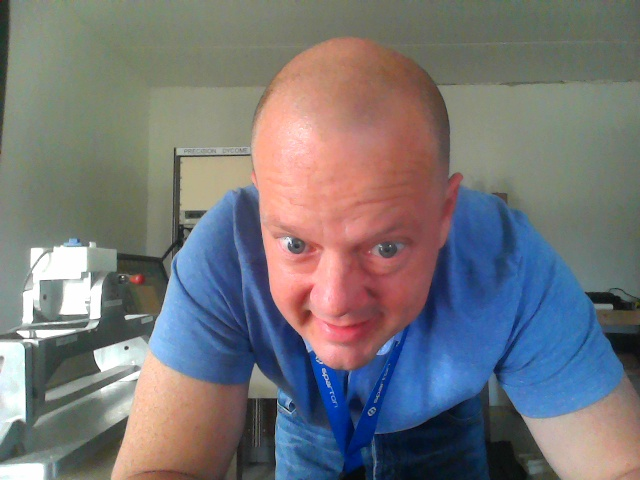
#> input picture Image and Video Algorithms/OpenCV and Python/Picture and Video Capture/img_rects0.jpg, 640 x 480 px
$ python 2_pics_get_diff.py
#> lines starting #> are read from the running program, lines starting #| are printed output that depends on the picture
# -*- coding: utf-8 -*-
"""
Created on Mon Jan 30 16:28:31 2017

@author: rwheatley
"""

from skimage import io
import numpy as np
from skimage.color import rgb2gray
from skimage.feature import match_descriptors, ORB
from scipy.spatial import distance
import matplotlib.pyplot as plt

from sklearn.cluster import KMeans
from sklearn.datasets.samples_generator import make_blobs

from tkinter.filedialog import askopenfilename, askopenfilenames

def get_filenames():
#    tk().withdraw() # we don't want a full GUI, so keep the root window from appearing
    filez = askopenfilenames()
    filenames = filez.split(" ")
    return filenames

def get_filename():
#    tk().withdraw() # we don't want a full GUI, so keep the root window from appearing
    filename = askopenfilename() # show an "Open" dialog box and return the path to the selected file
#> the answer given: ../OpenCV and Python/Picture and Video Capture/img_rects0.jpg
    return filename

import tkinter
root = tkinter.Tk()
root.withdraw()

image1 = io.imread(get_filename())
#> image1 is the input picture: shape (480, 640, 3); mean R, G, B 117.8, 117, 119.9
image2 = io.imread(get_filename())
#> the answer given: ../OpenCV and Python/Picture and Video Capture/img_rects1.jpg
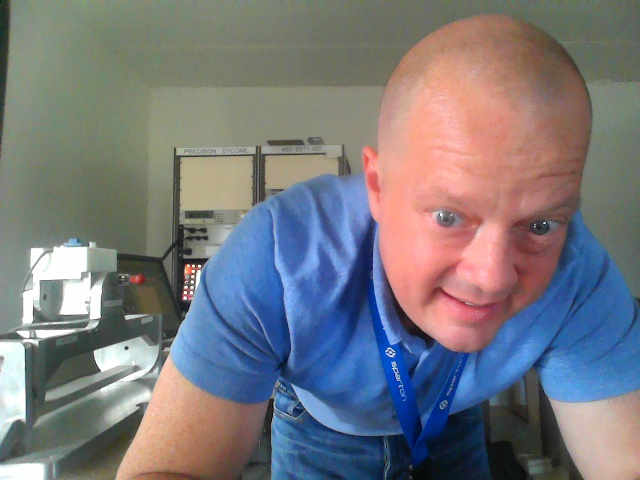
#> input picture Image and Video Algorithms/OpenCV and Python/Picture and Video Capture/img_rects1.jpg, 640 x 480 px
#> image2 is the input picture: shape (480, 640, 3); mean R, G, B 120.8, 120.3, 125.4

img1 = rgb2gray(image1)
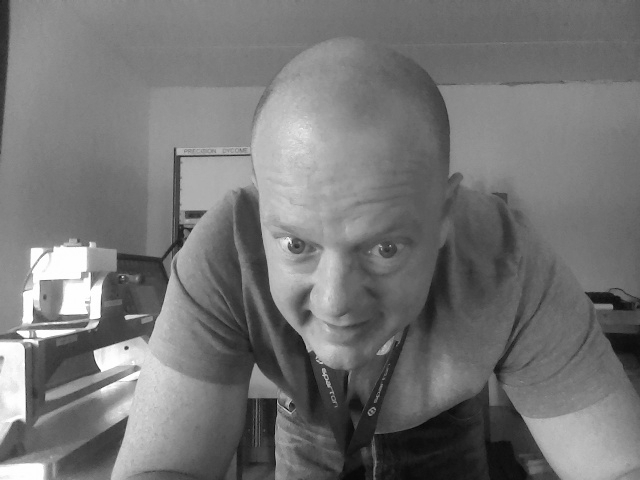
#> img1: shape (480, 640) float64; min 0.0154, max 1, mean 0.46
img2 = rgb2gray(image2)
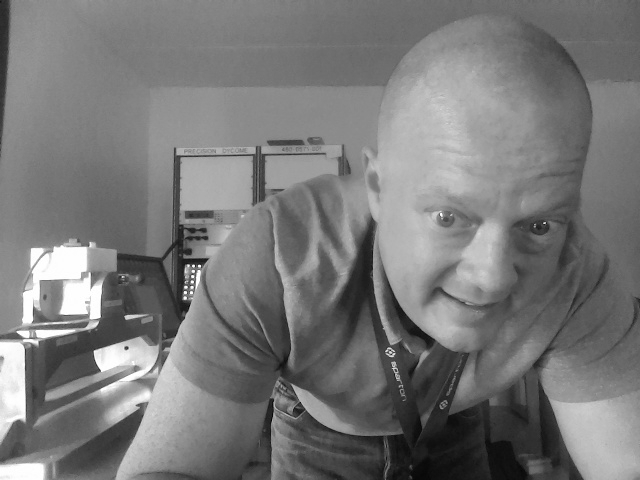
#> img2: shape (480, 640) float64; min 0.0199, max 1, mean 0.474
rows,cols = img1.shape
#> rows = 480; cols = 640

descriptor_extractor = ORB(n_keypoints=100)

descriptor_extractor.detect_and_extract(img1)
keypoints1 = descriptor_extractor.keypoints
descriptors1 = descriptor_extractor.descriptors

descriptor_extractor.detect_and_extract(img2)
keypoints2 = descriptor_extractor.keypoints
descriptors2 = descriptor_extractor.descriptors

#descriptor_extractor.detect_and_extract(img3)
#keypoints3 = descriptor_extractor.keypoints
#descriptors3 = descriptor_extractor.descriptors

matches12 = match_descriptors(descriptors1, descriptors2, cross_check=True)

inlier_keypoints_left = matches12[:, 0]
inlier_keypoints_right = matches12[:, 1]

print("Number of matches:", matches12.shape[0])
# [12 lines of commented-out code are left out]
mine = keypoints2[inlier_keypoints_right] - keypoints1[inlier_keypoints_left]
print(mine)
print(np.average(mine[:, 0]))
print(np.average(mine[:, 1]))

plt.scatter(mine[:, 0], mine[:, 1])
plt.show()
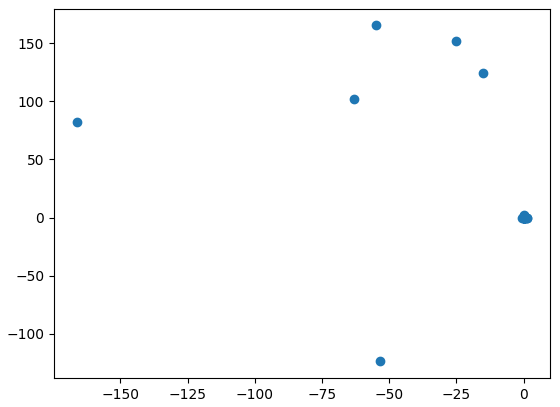
#> figure drawn by matplotlib, 1 panel


##############################################################################
# Generate sample data

batch_size = 45
centers = mine
n_clusters = len(centers)
#> (the run stopped early here; a loop or call above may not have finished)
